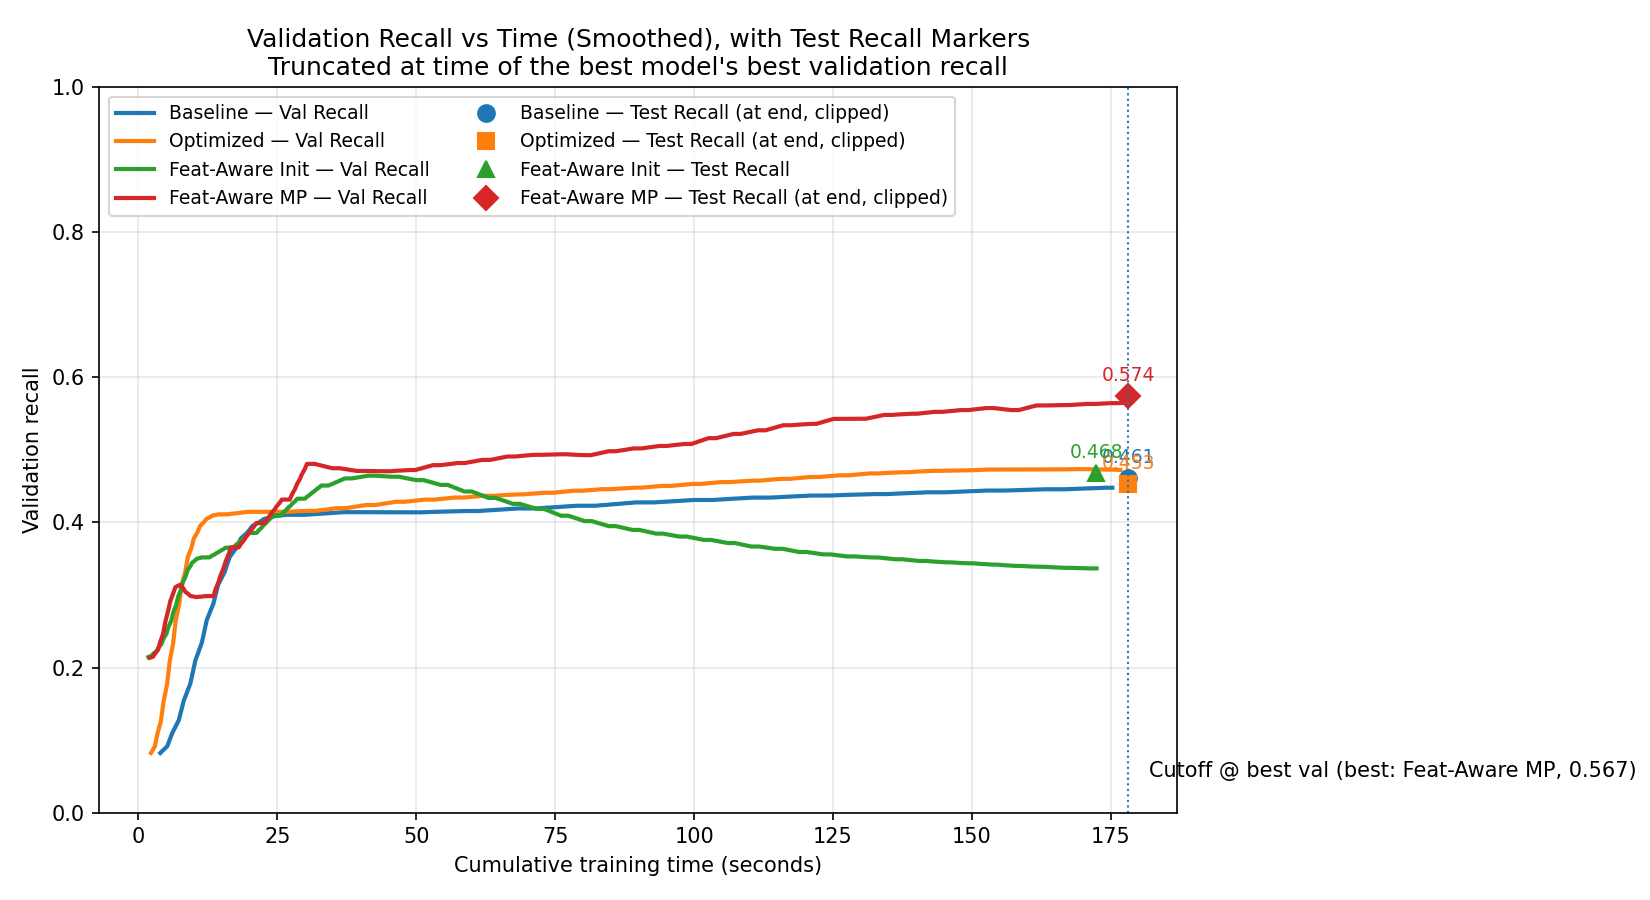

Write the Python code that produced this figure.
# Validation recall vs time (smoothed) for 4 models, truncated at the best model's best val recall time.
# Also plot test recalls as single markers.


import json
from itertools import accumulate
import numpy as np
import matplotlib.pyplot as plt
import os

# ------------------ Config ------------------
FILES = {
    "Baseline": "baseline_metrics_20250822_162100.json",
    "Optimized": "perf_optimized_metrics_20250822_223528.json",
    "Feat-Aware Init": "feature_init_metrics_20250822_164926.json",
    "Feat-Aware MP": "feature_aware_metrics_20250822_165413.json",
}

SMOOTH_WIN = 7  # odd window for centered moving average; set 1 to disable

# ------------------ Helpers ------------------
def load_history(path):
    with open(path, "r") as f:
        d = json.load(f)
    h = d["training_history"]
    epoch_time = np.asarray(h["epoch_time"], dtype=float)
    cum_t = np.asarray(list(accumulate(epoch_time)), dtype=float)
    val_rec = np.asarray(h["val_recall"], dtype=float)
    # test recall: primary location per user -> test_results.final_test_recall
    test = None
    if "test_results" in d and isinstance(d["test_results"], dict):
        test = d["test_results"].get("final_test_recall", None)
    # fallback
    if test is None and "final_results" in d and isinstance(d["final_results"], dict):
        test = d["final_results"].get("test_recall", None)
    if test is None:
        test = d.get("test_recall", None)
    if test is None:
        test_hist = d.get("training_history", {}).get("test_recall", [])
        test = test_hist[-1] if test_hist else None
    return cum_t, val_rec, test

def build_step_series(cum_t, values):
    """Step series that holds previous value until epoch end."""
    t = [0.0]
    v = [values[0]]
    for ct, val in zip(cum_t, values):
        t.append(ct); v.append(v[-1])
        t.append(ct); v.append(float(val))
    return np.array(t), np.array(v)

def truncate_series(t, v, t_max):
    mask = t <= t_max
    t_out = t[mask].tolist()
    v_out = v[mask].tolist()
    if not t_out:
        t_out, v_out = [0.0], [v[0]]
    if t_out[-1] < t_max:
        t_out.append(t_max)
        v_out.append(v_out[-1])
    return np.array(t_out), np.array(v_out)

def centered_moving_average(t, v, win):
    if win <= 1 or win % 2 == 0 or len(v) < win:
        return t, v
    k = win // 2
    v_s = np.convolve(v, np.ones(win)/win, mode="valid")
    t_s = np.array([t[i-k:i+k+1].mean() for i in range(k, len(t)-k)])
    return t_s, v_s

# ------------------ Load all ------------------
series = {}
best_model = None
best_val_value = -np.inf
best_val_time = None

for name, path in FILES.items():
    cum_t, val_rec, test_rec = load_history(path)
    # find this model's best val recall and its time
    idx_best = int(np.argmax(val_rec))
    t_best = float(cum_t[idx_best])
    v_best = float(val_rec[idx_best])
    if v_best > best_val_value:
        best_val_value = v_best
        best_val_time = t_best
        best_model = name
    series[name] = {
        "cum_t": cum_t,
        "val": val_rec,
        "test": test_rec,
        "t_best": t_best,
        "v_best": v_best,
        "t_total": float(cum_t[-1]),
    }

T_CUTOFF = best_val_time

# ------------------ Prepare plot data ------------------
colors = {
    "Baseline": "tab:blue",
    "Optimized": "tab:orange",
    "Feat-Aware Init": "tab:green",
    "Feat-Aware MP": "tab:red",
}
markers = {
    "Baseline": "o",
    "Optimized": "s",
    "Feat-Aware Init": "^",
    "Feat-Aware MP": "D",
}

plt.figure(figsize=(11, 6))

for name in FILES.keys():
    cum_t = series[name]["cum_t"]
    val = series[name]["val"]
    t_step, v_step = build_step_series(cum_t, val)
    t_tr, v_tr = truncate_series(t_step, v_step, T_CUTOFF)
    t_sm, v_sm = centered_moving_average(t_tr, v_tr, SMOOTH_WIN)
    plt.plot(t_sm, v_sm, linewidth=2, label=f"{name} — Val Recall", color=colors[name])

# Plot test recall markers
for name in FILES.keys():
    test = series[name]["test"]
    if test is None:
        continue
    t_mark = series[name]["t_total"]
    clipped = False
    if t_mark > T_CUTOFF:
        t_mark = T_CUTOFF
        clipped = True
    plt.plot([t_mark], [test], marker=markers[name], linestyle="None",
             markersize=8, color=colors[name], label=f"{name} — Test Recall" + (" (at end, clipped)" if clipped else ""))
    # annotate value
    plt.text(t_mark, test + 0.015, f"{test:.3f}", ha="center", va="bottom", fontsize=9, color=colors[name])

# Vertical line at cutoff with annotation
plt.axvline(T_CUTOFF, linestyle=":", linewidth=1)
plt.annotate(f"Cutoff @ best val (best: {best_model}, {best_val_value:.3f})",
             xy=(T_CUTOFF, 0.02), xytext=(10, 10), textcoords="offset points", fontsize=10)

plt.xlabel("Cumulative training time (seconds)")
plt.ylabel("Validation recall")
plt.title("Validation Recall vs Time (Smoothed), with Test Recall Markers\nTruncated at time of the best model's best validation recall")
plt.ylim(0, 1.0)
plt.grid(True, alpha=0.3)
plt.legend(ncol=2, fontsize=9)
plt.tight_layout()

out_path = "val_vs_time_with_test_markers.png"
plt.savefig(out_path, dpi=150)
out_path

